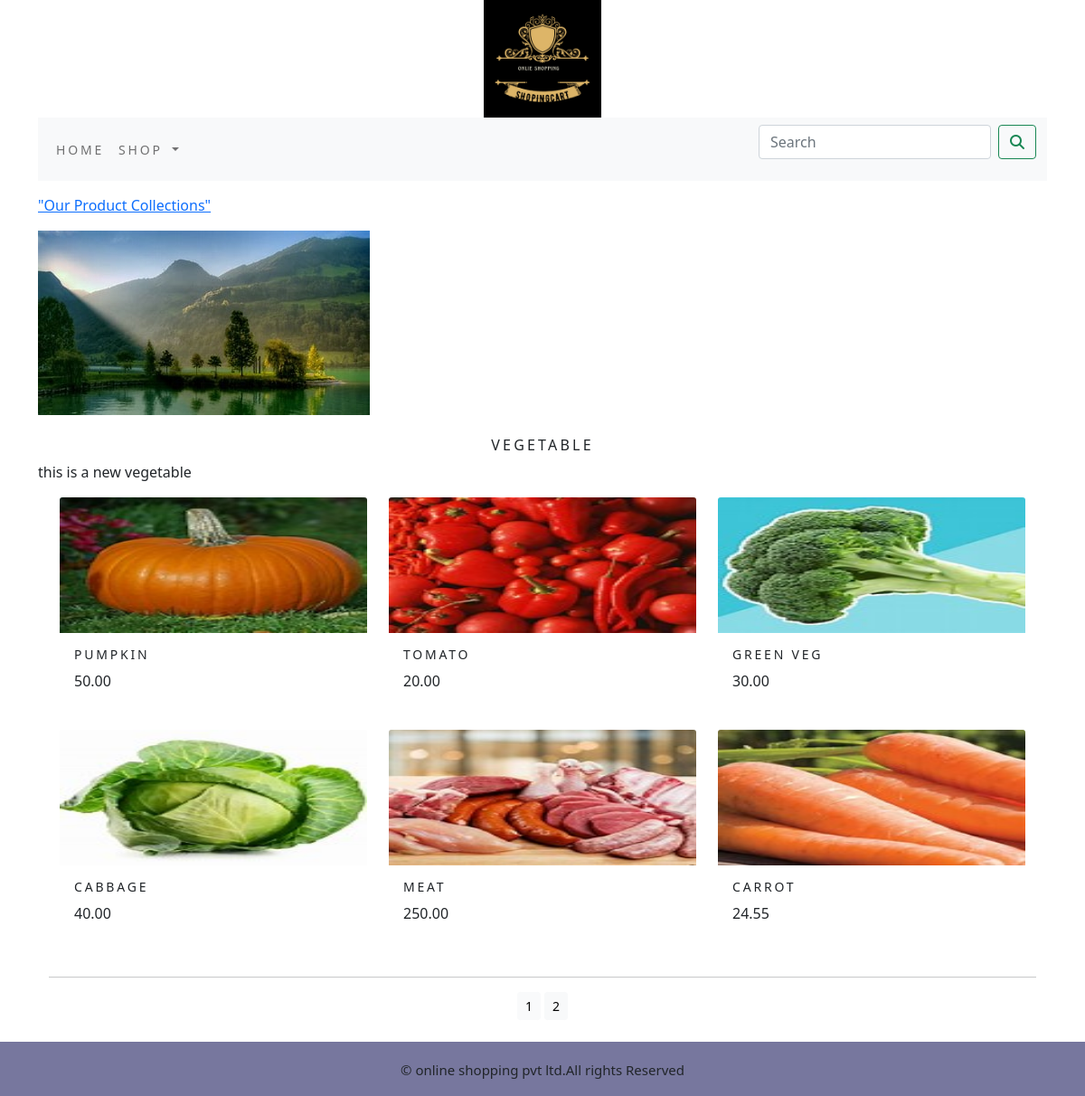
Page /vegetable/ on the committed database.
### shopingapp/models.py (models this page shows, shortened)
class Category(models.Model):
    name = models.CharField(max_length=250, unique=True)
    slug = models.SlugField(max_length=250, unique=True, null=False)
    desc = models.TextField(blank=True)
    image = models.ImageField(upload_to='category', blank=True)
    class Meta:
        ordering = ('name',)
        verbose_name = 'category'
        verbose_name_plural = 'categories'
    def get_url(self):
        return reverse('shop:product_by_category', args=[self.slug])

class Product(models.Model):
    name=models.CharField(max_length=250,unique=True)
    slug=models.SlugField(max_length=250,unique=True)
    desc=models.TextField(blank=True)
    price=models.DecimalField(max_digits=10,decimal_places=2)
    category=models.ForeignKey(Category,on_delete=models.CASCADE)
    image=models.ImageField(upload_to='product',blank=True)
    stock=models.IntegerField()
    available=models.BooleanField(default=True)
    created=models.DateTimeField(auto_now_add=True)
    updated=models.DateTimeField(auto_now=True)
    def get_url(self):
        return reverse('shop:prodCatdetail',args=[self.category.slug,self.slug])
    class meta:
        ordering=('name',)
        verbose_name='product'
        verbose_name_plural='products'

### shopingapp/views.py (the view)
# urls.py: path('',views.allProdCat,name='allProdCat'),
def allProdCat(request,c_slug=None):
    c_page=None
    products_list=None
    if c_slug!=None:
        c_page=get_object_or_404(Category,slug=c_slug)
        products_list=Product.objects.all().filter(category=c_page,available=True)
    else:
        products_list=Product.objects.all().filter(available=True)
    paginator=Paginator(products_list,6)
    try:
        page=int(request.GET.get('page','1'))
    except:
        page=1
    try:
        products=paginator.page(page)
    except (EmptyPage,InvalidPage):
        products=paginator.page(paginator.num_pages)
    return render(request,"category.html",{'category':c_page,'products': products})

### cart/context_processors.py (called while the page is built)
def counter(request):
    item_count=0
    if 'admin' in request.path:
        return {}
    else:
        try:
            cart=Cart.objects.filter(cart_id=_cart_id(request))
            cart_items=CartItem.objects.all().filter(cart=cart[:1])
            for cart_item in cart_items:
                item_count += cart_item.quantity
        except Cart.DoesNotExist:
            item_count=0
    return dict(item_count=item_count)

### cart/views.py (called while the page is built)
def _cart_id(request):
    cart=request.session.session_key
    if not cart:
        cart=request.session.create()
    return cart

### shopingapp/context_processors.py (called while the page is built)
def menu_links(request):
    link = Category.objects.all()
    return dict(links=link)

### templates/category.html (shortened to what this page needs)
{% extends 'base.html' %}
{% load static %}
{% block content %}
    {% if category %}
        <div>
            <div class="row my_row_class">
                <div calss="mx_auto">
                <p><a href="{% url 'shop:allProdCat' %}">"Our Product Collections"</a></p>
                </div>
            </div>
        </div>
        <div calss="mx_auto">
            <img calss="my_image" src="{{category.image.url}}" alt="{{category.name}}">
        </div>
        <br>
        <div >
            <h1 class="text-center my_title">{{category.name}}</h1>
            <p class="text-justify">{{category.desc}}</p>
        </div>
    {% endif %}
    <div class="container">
        <div class="row mx-auto">
            {% for product in products.object_list %}
                <div class="my_bottom_margin col-9 col-sm-12 col-md-4  xol-lg-4">
                    <div calss="card text-center" style="min-width:18rem;">
                        <a href="{{product.get_url}}"><img class="card-img-top my_image" src="{{product.image.url}}" alt="{{product.name}}"></a>
                    </div>
                    <div class="card-body">
                        <h4 class="text-justify my_title">{{product.name}}</h4>
                        <p class="text-justify">{{product.price}}</p>
                    </div>
                </div>
            {% endfor %}
        </div>
        <div class="mx_auto">
            {% if products.paginator.num_pages > 1 %}
            <hr>
            <div class="text-center">
                {% for pg in products.paginator.page_range %}
                   <a href="?page={{pg}}" class="btn btn-light btn-sm {% if products.number == pg %} active {% endif %}">{{pg}}</a>
                {% endfor %}
            </div>
            {% endif %}
        </div>
        <br>
    </div>
{% endblock %}

### static/css/custom.css (style rules this page uses)
body { font-family: 'Elsie Swash Caps', cursive; }
.my_row_class { padding-top: 15px; }
.my_image { width: 100%; height: 150px; display: flex; justify-content: center; align-items: center; }
.my_title { font-size: 16px; text-transform: uppercase; letter-spacing: .2em; }
.my_bottom_margin { margin-bottom: 10px; }
.card-body h4 { font-size: 14px; text-transform: uppercase; letter-spacing: .2em; }

### rows in the picture
Category: image (picture), name "VEGETABLE", desc "this is a new vegetable"
Product: image (picture), name "PUMPKIN", price "50.00"
Product: image (picture), name "TOMATO", price "20.00"
Product: image (picture), name "GREEN VEG", price "30.00"
Product: image (picture), name "CABBAGE", price "40.00"
Product: image (picture), name "MEAT", price "250.00"
Product: image (picture), name "CARROT", price "24.55"

### other values in the picture
{{ pg }} "1" "2"
